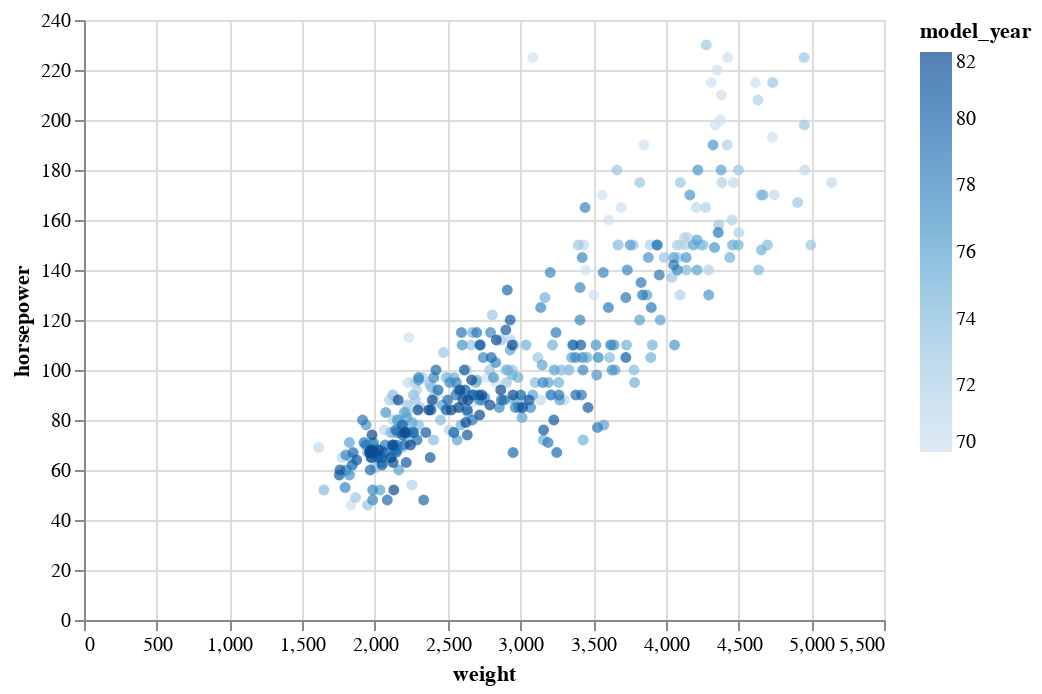

The notebook cell saved with this chart:
### Markdown cell above
Let's see how to choose our own color scheme.  As a first step, making no change to the produced chart, we replace `color="model_year"` with `color=alt.Color("model_year")`.  The advantage of using this longer syntax is that we can pass keyword arguments to the `alt.Color` constructor, which will be used to customize the appearance.

### Code cell
# syntax will seem weird at first
alt.Chart(df).mark_circle().encode(
    x="weight",
    y="horsepower",
    color=alt.Color("model_year"),
    tooltip=["name", "weight", "horsepower"]
)

### Figure 1 — Vega-Lite specification as saved in the notebook (floating-point values rounded to 4 significant figures; data arrays with more than 128 entries replaced by an {"elided": "..."} marker saying what was removed)
{"config": {"view": {"continuousWidth": 400, "continuousHeight": 300}}, "data": {"name": "data-f1198cc0481ad698d7dc4699e0a3efa7"}, "mark": "circle", "encoding": {"color": {"field": "model_year", "type": "quantitative"}, "tooltip": [{"field": "name", "type": "nominal"}, {"field": "weight", "type": "quantitative"}, {"field": "horsepower", "type": "quantitative"}], "x": {"field": "weight", "type": "quantitative"}, "y": {"field": "horsepower", "type": "quantitative"}}, "$schema": "https://vega.github.io/schema/vega-lite/v4.17.0.json", "datasets": {"data-f1198cc0481ad698d7dc4699e0a3efa7": {"elided": "398 records"}}}
